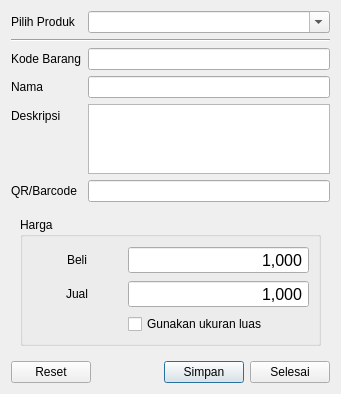
<?xml version="1.0" encoding="UTF-8"?>
<ui version="4.0">
 <class>EditProductDialog</class>
 <widget class="QDialog" name="EditProductDialog">
  <property name="geometry">
   <rect>
    <x>0</x>
    <y>0</y>
    <width>341</width>
    <height>369</height>
   </rect>
  </property>
  <property name="windowTitle">
   <string>Edit Data Produk</string>
  </property>
  <layout class="QFormLayout" name="formLayout">
   <item row="0" column="0">
    <widget class="QLabel" name="label_7">
     <property name="text">
      <string>Pilih Produk</string>
     </property>
    </widget>
   </item>
   <item row="0" column="1">
    <widget class="QComboBox" name="comboBox">
     <property name="enabled">
      <bool>true</bool>
     </property>
     <property name="editable">
      <bool>true</bool>
     </property>
    </widget>
   </item>
   <item row="2" column="0">
    <widget class="QLabel" name="label_2">
     <property name="text">
      <string>Kode Barang</string>
     </property>
    </widget>
   </item>
   <item row="2" column="1">
    <widget class="QLineEdit" name="lineEdit"/>
   </item>
   <item row="3" column="0">
    <widget class="QLabel" name="label">
     <property name="text">
      <string>Nama</string>
     </property>
    </widget>
   </item>
   <item row="3" column="1">
    <widget class="QLineEdit" name="lineEdit_2"/>
   </item>
   <item row="4" column="0">
    <widget class="QLabel" name="label_3">
     <property name="text">
      <string>Deskripsi</string>
     </property>
    </widget>
   </item>
   <item row="4" column="1">
    <widget class="QPlainTextEdit" name="plainTextEdit">
     <property name="maximumSize">
      <size>
       <width>16777215</width>
       <height>71</height>
      </size>
     </property>
     <property name="tabChangesFocus">
      <bool>true</bool>
     </property>
    </widget>
   </item>
   <item row="5" column="0">
    <widget class="QLabel" name="label_4">
     <property name="text">
      <string>QR/Barcode</string>
     </property>
    </widget>
   </item>
   <item row="5" column="1">
    <widget class="QLineEdit" name="lineEdit_3"/>
   </item>
   <item row="6" column="0" colspan="2">
    <widget class="QWidget" name="widget" native="true">
     <layout class="QVBoxLayout" name="verticalLayout">
      <item>
       <widget class="QGroupBox" name="groupBox">
        <property name="title">
         <string>Harga</string>
        </property>
        <layout class="QGridLayout" name="gridLayout" columnstretch="1,2">
         <item row="1" column="0">
          <widget class="QLabel" name="label_6">
           <property name="text">
            <string>Jual</string>
           </property>
           <property name="alignment">
            <set>Qt::AlignCenter</set>
           </property>
          </widget>
         </item>
         <item row="0" column="0">
          <widget class="QLabel" name="label_5">
           <property name="text">
            <string>Beli</string>
           </property>
           <property name="alignment">
            <set>Qt::AlignCenter</set>
           </property>
          </widget>
         </item>
         <item row="2" column="1">
          <widget class="QCheckBox" name="checkBox">
           <property name="toolTip">
            <string>Penjualan menggunakan ukuran luas</string>
           </property>
           <property name="text">
            <string>Gunakan ukuran luas</string>
           </property>
          </widget>
         </item>
         <item row="0" column="1">
          <widget class="QSpinBox" name="spinBox">
           <property name="font">
            <font>
             <pointsize>12</pointsize>
            </font>
           </property>
           <property name="alignment">
            <set>Qt::AlignRight|Qt::AlignTrailing|Qt::AlignVCenter</set>
           </property>
           <property name="buttonSymbols">
            <enum>QAbstractSpinBox::NoButtons</enum>
           </property>
           <property name="showGroupSeparator" stdset="0">
            <bool>true</bool>
           </property>
           <property name="maximum">
            <number>999999999</number>
           </property>
           <property name="singleStep">
            <number>1000</number>
           </property>
           <property name="stepType">
            <enum>QAbstractSpinBox::DefaultStepType</enum>
           </property>
           <property name="value">
            <number>1000</number>
           </property>
          </widget>
         </item>
         <item row="1" column="1">
          <widget class="QSpinBox" name="spinBox_2">
           <property name="font">
            <font>
             <pointsize>12</pointsize>
            </font>
           </property>
           <property name="alignment">
            <set>Qt::AlignRight|Qt::AlignTrailing|Qt::AlignVCenter</set>
           </property>
           <property name="buttonSymbols">
            <enum>QAbstractSpinBox::NoButtons</enum>
           </property>
           <property name="showGroupSeparator" stdset="0">
            <bool>true</bool>
           </property>
           <property name="maximum">
            <number>999999999</number>
           </property>
           <property name="singleStep">
            <number>1000</number>
           </property>
           <property name="stepType">
            <enum>QAbstractSpinBox::DefaultStepType</enum>
           </property>
           <property name="value">
            <number>1000</number>
           </property>
          </widget>
         </item>
        </layout>
       </widget>
      </item>
     </layout>
    </widget>
   </item>
   <item row="7" column="0" colspan="2">
    <layout class="QHBoxLayout" name="horizontalLayout">
     <item>
      <widget class="QPushButton" name="resetButton">
       <property name="text">
        <string>Reset</string>
       </property>
       <property name="autoDefault">
        <bool>false</bool>
       </property>
       <property name="flat">
        <bool>false</bool>
       </property>
      </widget>
     </item>
     <item>
      <spacer name="horizontalSpacer">
       <property name="orientation">
        <enum>Qt::Horizontal</enum>
       </property>
       <property name="sizeHint" stdset="0">
        <size>
         <width>40</width>
         <height>20</height>
        </size>
       </property>
      </spacer>
     </item>
     <item>
      <widget class="QPushButton" name="saveButton">
       <property name="text">
        <string>Simpan</string>
       </property>
       <property name="default">
        <bool>true</bool>
       </property>
       <property name="flat">
        <bool>false</bool>
       </property>
      </widget>
     </item>
     <item>
      <widget class="QPushButton" name="doneButton">
       <property name="text">
        <string>Selesai</string>
       </property>
       <property name="autoDefault">
        <bool>false</bool>
       </property>
      </widget>
     </item>
    </layout>
   </item>
   <item row="1" column="0" colspan="2">
    <widget class="Line" name="line">
     <property name="orientation">
      <enum>Qt::Horizontal</enum>
     </property>
    </widget>
   </item>
  </layout>
 </widget>
 <tabstops>
  <tabstop>lineEdit</tabstop>
  <tabstop>lineEdit_2</tabstop>
  <tabstop>plainTextEdit</tabstop>
  <tabstop>lineEdit_3</tabstop>
  <tabstop>spinBox</tabstop>
  <tabstop>spinBox_2</tabstop>
  <tabstop>resetButton</tabstop>
  <tabstop>saveButton</tabstop>
  <tabstop>doneButton</tabstop>
 </tabstops>
 <resources/>
 <connections/>
</ui>
